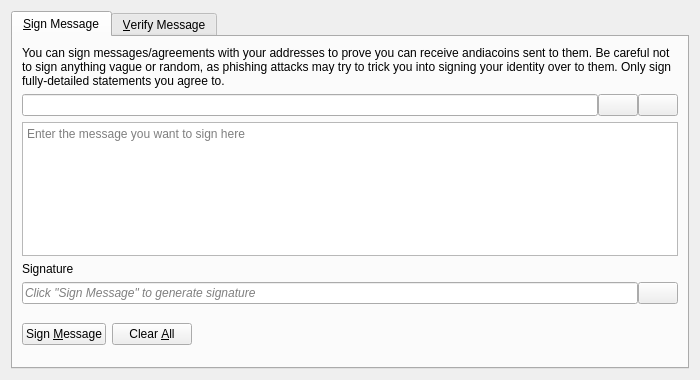
<?xml version="1.0" encoding="UTF-8"?>
<ui version="4.0">
 <class>SignVerifyMessageDialog</class>
 <widget class="QDialog" name="SignVerifyMessageDialog">
  <property name="geometry">
   <rect>
    <x>0</x>
    <y>0</y>
    <width>700</width>
    <height>380</height>
   </rect>
  </property>
  <property name="windowTitle">
   <string>Signatures - Sign / Verify a Message</string>
  </property>
  <property name="modal">
   <bool>true</bool>
  </property>
  <layout class="QVBoxLayout" name="verticalLayout">
   <item>
    <widget class="QTabWidget" name="tabWidget">
     <property name="currentIndex">
      <number>0</number>
     </property>
     <widget class="QWidget" name="tabSignMessage">
      <attribute name="title">
       <string>&amp;Sign Message</string>
      </attribute>
      <layout class="QVBoxLayout" name="verticalLayout_SM">
       <item>
        <widget class="QLabel" name="infoLabel_SM">
         <property name="text">
          <string>You can sign messages/agreements with your addresses to prove you can receive andiacoins sent to them. Be careful not to sign anything vague or random, as phishing attacks may try to trick you into signing your identity over to them. Only sign fully-detailed statements you agree to.</string>
         </property>
         <property name="textFormat">
          <enum>Qt::PlainText</enum>
         </property>
         <property name="wordWrap">
          <bool>true</bool>
         </property>
        </widget>
       </item>
       <item>
        <layout class="QHBoxLayout" name="horizontalLayout_1_SM">
         <property name="spacing">
          <number>0</number>
         </property>
         <item>
          <widget class="QValidatedLineEdit" name="addressIn_SM">
           <property name="toolTip">
            <string>The Andiacoin address to sign the message with</string>
           </property>
          </widget>
         </item>
         <item>
          <widget class="QPushButton" name="addressBookButton_SM">
           <property name="toolTip">
            <string>Choose previously used address</string>
           </property>
           <property name="text">
            <string/>
           </property>
           <property name="icon">
            <iconset resource="../andiacoin.qrc">
             <normaloff>:/icons/address-book</normaloff>:/icons/address-book</iconset>
           </property>
           <property name="shortcut">
            <string>Alt+A</string>
           </property>
           <property name="autoDefault">
            <bool>false</bool>
           </property>
          </widget>
         </item>
         <item>
          <widget class="QPushButton" name="pasteButton_SM">
           <property name="toolTip">
            <string>Paste address from clipboard</string>
           </property>
           <property name="text">
            <string/>
           </property>
           <property name="icon">
            <iconset resource="../andiacoin.qrc">
             <normaloff>:/icons/editpaste</normaloff>:/icons/editpaste</iconset>
           </property>
           <property name="shortcut">
            <string>Alt+P</string>
           </property>
           <property name="autoDefault">
            <bool>false</bool>
           </property>
          </widget>
         </item>
        </layout>
       </item>
       <item>
        <widget class="QPlainTextEdit" name="messageIn_SM">
         <property name="toolTip">
          <string>Enter the message you want to sign here</string>
         </property>
         <property name="placeholderText">
          <string>Enter the message you want to sign here</string>
         </property>
        </widget>
       </item>
       <item>
        <widget class="QLabel" name="signatureLabel_SM">
         <property name="text">
          <string>Signature</string>
         </property>
         <property name="textFormat">
          <enum>Qt::PlainText</enum>
         </property>
        </widget>
       </item>
       <item>
        <layout class="QHBoxLayout" name="horizontalLayout_2_SM">
         <property name="spacing">
          <number>0</number>
         </property>
         <item>
          <widget class="QLineEdit" name="signatureOut_SM">
           <property name="placeholderText">
            <string>Click "Sign Message" to generate signature</string>
           </property>
           <property name="font">
            <font>
             <italic>true</italic>
            </font>
           </property>
           <property name="readOnly">
            <bool>true</bool>
           </property>
          </widget>
         </item>
         <item>
          <widget class="QPushButton" name="copySignatureButton_SM">
           <property name="toolTip">
            <string>Copy the current signature to the system clipboard</string>
           </property>
           <property name="text">
            <string/>
           </property>
           <property name="icon">
            <iconset resource="../andiacoin.qrc">
             <normaloff>:/icons/editcopy</normaloff>:/icons/editcopy</iconset>
           </property>
           <property name="autoDefault">
            <bool>false</bool>
           </property>
          </widget>
         </item>
        </layout>
       </item>
       <item>
        <layout class="QHBoxLayout" name="horizontalLayout_3_SM">
         <item>
          <widget class="QPushButton" name="signMessageButton_SM">
           <property name="toolTip">
            <string>Sign the message to prove you own this Andiacoin address</string>
           </property>
           <property name="text">
            <string>Sign &amp;Message</string>
           </property>
           <property name="icon">
            <iconset resource="../andiacoin.qrc">
             <normaloff>:/icons/edit</normaloff>:/icons/edit</iconset>
           </property>
           <property name="autoDefault">
            <bool>false</bool>
           </property>
          </widget>
         </item>
         <item>
          <widget class="QPushButton" name="clearButton_SM">
           <property name="toolTip">
            <string>Reset all sign message fields</string>
           </property>
           <property name="text">
            <string>Clear &amp;All</string>
           </property>
           <property name="icon">
            <iconset resource="../andiacoin.qrc">
             <normaloff>:/icons/remove</normaloff>:/icons/remove</iconset>
           </property>
           <property name="autoDefault">
            <bool>false</bool>
           </property>
          </widget>
         </item>
         <item>
          <spacer name="horizontalSpacer_1_SM">
           <property name="orientation">
            <enum>Qt::Horizontal</enum>
           </property>
           <property name="sizeHint" stdset="0">
            <size>
             <width>40</width>
             <height>48</height>
            </size>
           </property>
          </spacer>
         </item>
         <item>
          <widget class="QLabel" name="statusLabel_SM">
           <property name="font">
            <font>
             <weight>75</weight>
             <bold>true</bold>
            </font>
           </property>
           <property name="text">
            <string/>
           </property>
           <property name="wordWrap">
            <bool>true</bool>
           </property>
          </widget>
         </item>
         <item>
          <spacer name="horizontalSpacer_2_SM">
           <property name="orientation">
            <enum>Qt::Horizontal</enum>
           </property>
           <property name="sizeHint" stdset="0">
            <size>
             <width>40</width>
             <height>48</height>
            </size>
           </property>
          </spacer>
         </item>
        </layout>
       </item>
      </layout>
     </widget>
     <widget class="QWidget" name="tabVerifyMessage">
      <attribute name="title">
       <string>&amp;Verify Message</string>
      </attribute>
      <layout class="QVBoxLayout" name="verticalLayout_VM">
       <item>
        <widget class="QLabel" name="infoLabel_VM">
         <property name="text">
          <string>Enter the receiver's address, message (ensure you copy line breaks, spaces, tabs, etc. exactly) and signature below to verify the message. Be careful not to read more into the signature than what is in the signed message itself, to avoid being tricked by a man-in-the-middle attack. Note that this only proves the signing party receives with the address, it cannot prove sendership of any transaction!</string>
         </property>
         <property name="textFormat">
          <enum>Qt::PlainText</enum>
         </property>
         <property name="alignment">
          <set>Qt::AlignLeading|Qt::AlignLeft|Qt::AlignTop</set>
         </property>
         <property name="wordWrap">
          <bool>true</bool>
         </property>
        </widget>
       </item>
       <item>
        <layout class="QHBoxLayout" name="horizontalLayout_1_VM">
         <property name="spacing">
          <number>0</number>
         </property>
         <item>
          <widget class="QValidatedLineEdit" name="addressIn_VM">
           <property name="toolTip">
            <string>The Andiacoin address the message was signed with</string>
           </property>
          </widget>
         </item>
         <item>
          <widget class="QPushButton" name="addressBookButton_VM">
           <property name="toolTip">
            <string>Choose previously used address</string>
           </property>
           <property name="text">
            <string/>
           </property>
           <property name="icon">
            <iconset resource="../andiacoin.qrc">
             <normaloff>:/icons/address-book</normaloff>:/icons/address-book</iconset>
           </property>
           <property name="shortcut">
            <string>Alt+A</string>
           </property>
           <property name="autoDefault">
            <bool>false</bool>
           </property>
          </widget>
         </item>
        </layout>
       </item>
       <item>
        <widget class="QPlainTextEdit" name="messageIn_VM">
          <property name="toolTip">
            <string>The signed message to verify</string>
          </property>
          <property name="placeholderText">
            <string>The signed message to verify</string>
          </property>
        </widget>
       </item>
       <item>
        <widget class="QValidatedLineEdit" name="signatureIn_VM">
          <property name="toolTip">
            <string>The signature given when the message was signed</string>
          </property>
          <property name="placeholderText">
            <string>The signature given when the message was signed</string>
          </property>
        </widget>
       </item>
       <item>
        <layout class="QHBoxLayout" name="horizontalLayout_2_VM">
         <item>
          <widget class="QPushButton" name="verifyMessageButton_VM">
           <property name="toolTip">
            <string>Verify the message to ensure it was signed with the specified Andiacoin address</string>
           </property>
           <property name="text">
            <string>Verify &amp;Message</string>
           </property>
           <property name="icon">
            <iconset resource="../andiacoin.qrc">
             <normaloff>:/icons/transaction_0</normaloff>:/icons/transaction_0</iconset>
           </property>
           <property name="autoDefault">
            <bool>false</bool>
           </property>
          </widget>
         </item>
         <item>
          <widget class="QPushButton" name="clearButton_VM">
           <property name="toolTip">
            <string>Reset all verify message fields</string>
           </property>
           <property name="text">
            <string>Clear &amp;All</string>
           </property>
           <property name="icon">
            <iconset resource="../andiacoin.qrc">
             <normaloff>:/icons/remove</normaloff>:/icons/remove</iconset>
           </property>
           <property name="autoDefault">
            <bool>false</bool>
           </property>
          </widget>
         </item>
         <item>
          <spacer name="horizontalSpacer_1_VM">
           <property name="orientation">
            <enum>Qt::Horizontal</enum>
           </property>
           <property name="sizeHint" stdset="0">
            <size>
             <width>40</width>
             <height>48</height>
            </size>
           </property>
          </spacer>
         </item>
         <item>
          <widget class="QLabel" name="statusLabel_VM">
           <property name="font">
            <font>
             <weight>75</weight>
             <bold>true</bold>
            </font>
           </property>
           <property name="text">
            <string/>
           </property>
           <property name="wordWrap">
            <bool>true</bool>
           </property>
          </widget>
         </item>
         <item>
          <spacer name="horizontalSpacer_2_VM">
           <property name="orientation">
            <enum>Qt::Horizontal</enum>
           </property>
           <property name="sizeHint" stdset="0">
            <size>
             <width>40</width>
             <height>48</height>
            </size>
           </property>
          </spacer>
         </item>
        </layout>
       </item>
      </layout>
     </widget>
    </widget>
   </item>
  </layout>
 </widget>
 <customwidgets>
  <customwidget>
   <class>QValidatedLineEdit</class>
   <extends>QLineEdit</extends>
   <header>qt/qvalidatedlineedit.h</header>
  </customwidget>
 </customwidgets>
 <resources>
  <include location="../andiacoin.qrc"/>
 </resources>
 <connections/>
</ui>
